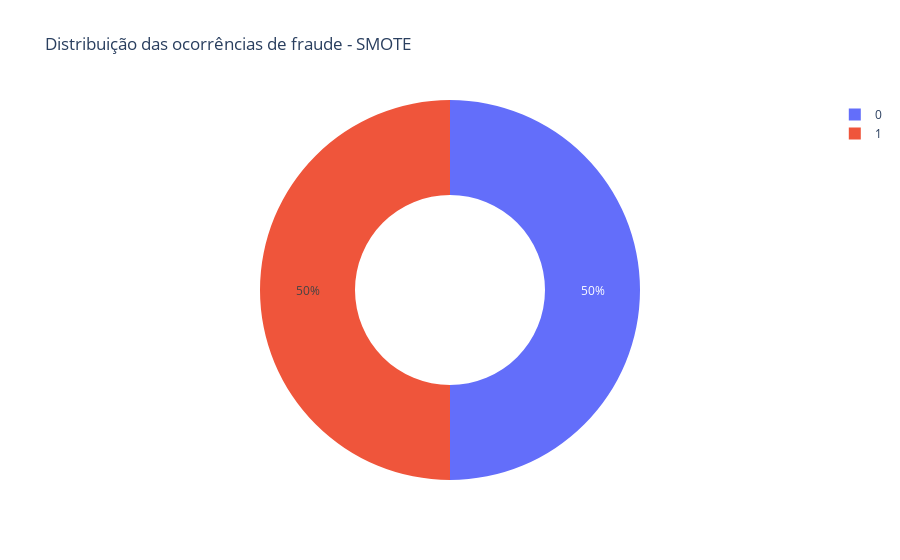

The cell this chart's notebook holds for it:
### Markdown cell above
### SMOTE - Synthetic Minority Oversampling Technique

### Code cell
from imblearn.over_sampling import SMOTE

# Aplica o SMOTE para balanceamento
smote = SMOTE(sampling_strategy='minority', random_state=42, k_neighbors=3) # Default: k_neighbors=5
X_smote, y_smote = smote.fit_resample(X, y)

plot_count_column(y_smote, "Distribuição das ocorrências de fraude - SMOTE")

### Figure 1 — Plotly figure (JSON) as saved in the notebook; plotly's stock layout.template omitted (floating-point values rounded to 4 significant figures)
{"data": [{"domain": {"x": [0, 1], "y": [0, 1]}, "hole": 0.5, "hovertemplate": "label=%{label}<br>value=%{value}<extra></extra>", "labels": [0, 1], "legendgroup": "", "name": "", "showlegend": true, "type": "pie", "values": [6354407, 6354407]}], "layout": {"legend": {"tracegroupgap": 0}, "title": {"text": "Distribuição das ocorrências de fraude - SMOTE"}}}
